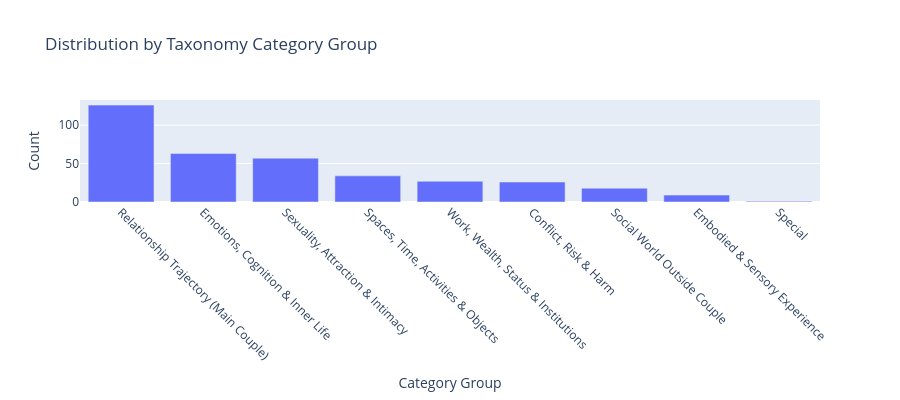

Notebook cell for this chart:
### Code cell
# Category groups visualization
main_group_counts = df["taxonomy_main_group"].value_counts()
fig = px.bar(
    x=main_group_counts.index,
    y=main_group_counts.values,
    title="Distribution by Taxonomy Category Group",
    labels={"x": "Category Group", "y": "Count"},
    height=400
)
fig.update_xaxes(tickangle=45)
fig.show()

### Figure 1 — Plotly figure (JSON) as saved in the notebook; plotly's stock layout.template omitted (floating-point values rounded to 4 significant figures)
{"data": [{"hovertemplate": "Category Group=%{x}<br>Count=%{y}<extra></extra>", "legendgroup": "", "marker": {"color": "#636efa", "pattern": {"shape": ""}}, "name": "", "orientation": "v", "showlegend": false, "textposition": "auto", "type": "bar", "x": ["Relationship Trajectory (Main Couple)", "Emotions, Cognition & Inner Life", "Sexuality, Attraction & Intimacy", "Spaces, Time, Activities & Objects", "Work, Wealth, Status & Institutions", "Conflict, Risk & Harm", "Social World Outside Couple", "Embodied & Sensory Experience", "Special"], "xaxis": "x", "y": [126, 63, 57, 34, 27, 26, 18, 9, 1], "yaxis": "y"}], "layout": {"barmode": "relative", "height": 400, "legend": {"tracegroupgap": 0}, "title": {"text": "Distribution by Taxonomy Category Group"}, "xaxis": {"anchor": "y", "domain": [0, 1], "tickangle": 45, "title": {"text": "Category Group"}}, "yaxis": {"anchor": "x", "domain": [0, 1], "title": {"text": "Count"}}}}
